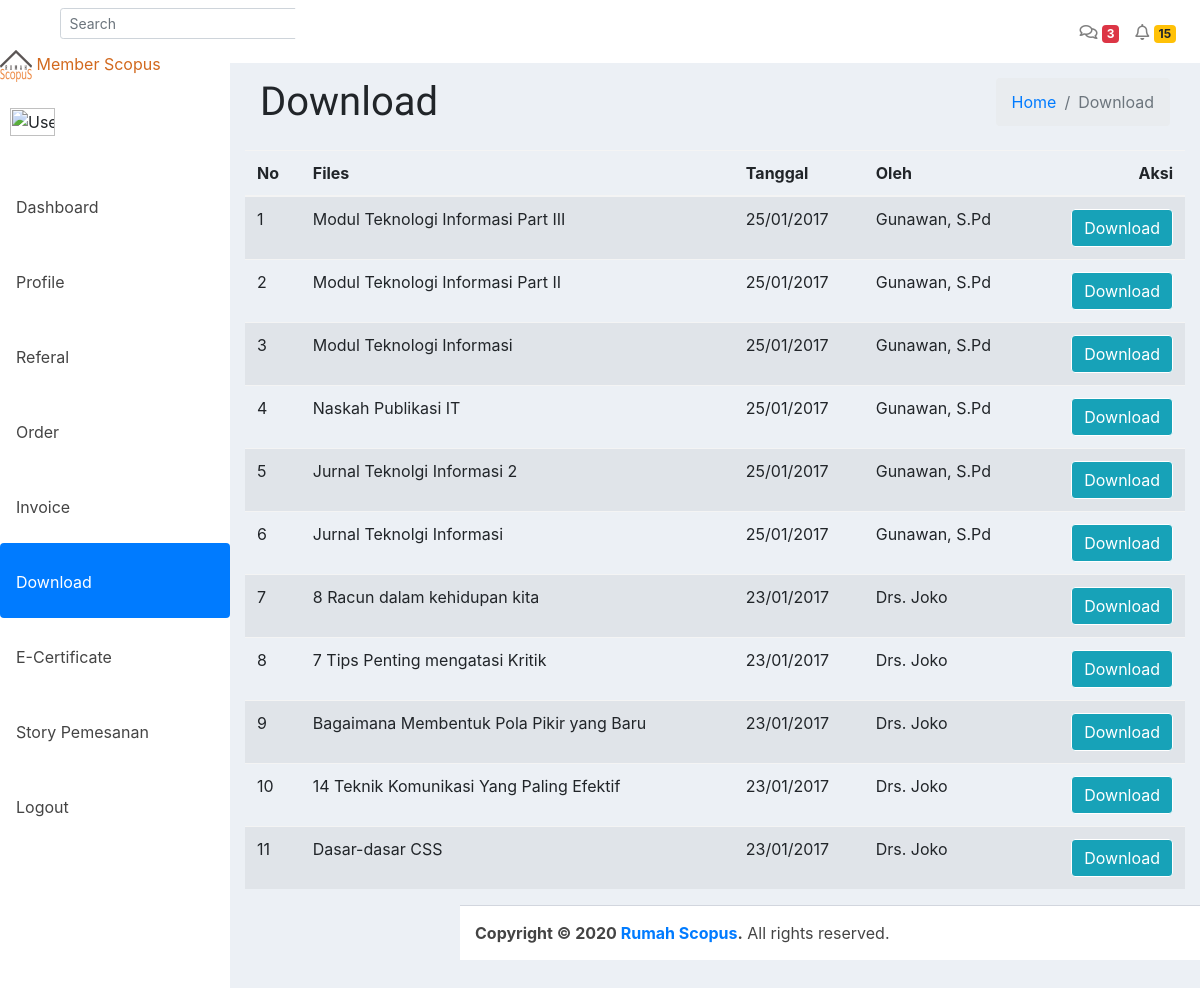
/index.php/member/ambil, run on the app's committed database.
### tables this page shows
CREATE TABLE `tbl_files` (
  `file_id` int(11) NOT NULL,
  `file_judul` varchar(120) DEFAULT NULL,
  `file_deskripsi` text,
  `file_tanggal` timestamp NULL DEFAULT CURRENT_TIMESTAMP,
  `file_oleh` varchar(60) DEFAULT NULL,
  `file_download` int(11) DEFAULT '0',
  `file_data` varchar(120) DEFAULT NULL
);

CREATE TABLE `tbl_menu_member` (
  `id` int(11) NOT NULL,
  `title` varchar(128) NOT NULL,
  `url` varchar(128) NOT NULL,
  `icon` varchar(128) NOT NULL
);

### application/controllers/member/Ambil.php (called while the page is built, shortened)
<?php
class Ambil extends CI_Controller
{
    function __construct()
    {
        $this->load->model('m_files');
        $this->load->helper('download');
        $this->load->model('m_pengunjung');
    }
    function index()
    {
        $x['user'] = $this->db->get_where('tbl_member', ['email' => $this->session->userdata('email')])->row_array();
        $x['data'] = $this->m_files->get_all_files();
        $x['title'] = 'Download';
        $this->load->view('member/ambil', $x);
        $this->load->view('member/template/navbar', $x);
        $this->load->view('member/template/footer', $x);
        $this->load->view('member/template/head', $x);
        $this->load->view('member/template/print', $x);
    }
}

### index.php (called while the page is built, shortened)
<?php
require_once BASEPATH.'core/CodeIgniter.php';

### application/models/M_files.php (called while the page is built, shortened)
<?php
class M_files extends CI_Model{
	function get_all_files(){
		$hsl=$this->db->query("SELECT file_id,file_judul,file_deskripsi,DATE_FORMAT(file_tanggal,'%d/%m/%Y') AS tanggal,file_oleh,file_download,file_data FROM tbl_files ORDER BY file_id DESC");
		return $hsl;
	}
}

### application/views/member/ambil.php (the view, shortened to what this page needs)
<body class="hold-transition sidebar-mini layout-fixed layout-navbar-fixed layout-footer-fixed">
    <div class="wrapper">
        <nav class="main-header navbar navbar-expand navbar-white navbar-light">
            <ul class="navbar-nav">
                <li class="nav-item">
                    <a class="nav-link" data-widget="pushmenu" href="#" role="button"><i class="fas fa-bars"></i></a>
                </li>
            </ul>
            <form class="form-inline ml-3">
                <div class="input-group input-group-sm">
                    <input class="form-control form-control-navbar" type="search" placeholder="Search" aria-label="Search">
                    <div class="input-group-append">
                        <button class="btn btn-navbar" type="submit">
                            <i class="fas fa-search"></i>
                        </button>
                    </div>
                </div>
            </form>
            <ul class="navbar-nav ml-auto">
                <li class="nav-item dropdown">
                    <a class="nav-link" data-toggle="dropdown" href="#">
                        <i class="far fa-comments"></i>
                        <span class="badge badge-danger navbar-badge">3</span>
                    </a>
                </li>
                <li class="nav-item dropdown">
                    <a class="nav-link" data-toggle="dropdown" href="#">
                        <i class="far fa-bell"></i>
                        <span class="badge badge-warning navbar-badge">15</span>
                    </a>
                </li>
            </ul>
        </nav>
        <div class="content-wrapper">
            <section class="content-header">
                <div class="container-fluid">
                    <div class="row mb-2">
                        <div class="col-sm-6">
                            <h1>Download</h1>
                        </div>
                        <div class="col-sm-6">
                            <ol class="breadcrumb float-sm-right">
                                <li class="breadcrumb-item"><a href="#">Home</a></li>
                                <li class="breadcrumb-item active">Download</li>
                            </ol>
                        </div>
                    </div>
                </div>
            </section>
            <section class="contact">
                <div class="container">
                    <div class="row">
                        <div class="col-md-12">
                            <div class="table-responsive">
                                <table class="table table-striped" id="display">
                                    <thead>
                                        <tr>
                                            <th>No</th>
                                            <th>Files</th>
                                            <th>Tanggal</th>
                                            <th>Oleh</th>
                                            <th style="text-align:right;">Aksi</th>
                                        </tr>
                                    </thead>
                                    <tbody>
                                        <?php
                                        $no = 1;
                                        foreach ($data->result() as $row) :
                                        ?>
                                            <tr>
                                                <td><?php echo $no++; ?></td>
                                                <td><?php echo $row->file_judul; ?></td>
                                                <td><?php echo $row->tanggal; ?></td>
                                                <td><?php echo $row->file_oleh; ?></td>
                                                <td style="text-align:right;"><a href="<?php echo site_url('download/get_file/' . $row->file_id); ?>" class="btn btn-info">Download</a></td>
                                            </tr>
                                        <?php endforeach; ?>
                                    </tbody>
                                </table>
                            </div>
                        </div>
                    </div>
                </div>
            </section>

### application/views/member/template/navbar.php (shortened to what this page needs)
<aside class="main-sidebar sidebar-dark-primary elevation-4">
    <a href="#" class="brand-link">
        <img src="<?php echo base_url() . 'theme/images/logo/favicon-32x32.png' ?>" alt="AdminLTE Logo" class="brand-image img-circle elevation-3" style="opacity: .8">
        <span class="brand-text font-weight-light" style="color:#D2691E ;"><strong>Member Scopus</strong></span>
    </a>
    <div class="sidebar">
        <div class="user-panel mt-3 pb-3 mb-3 d-flex">
            <div class="image">
                <img src="<?php echo base_url('assets/images/') . $user['foto'] ?>" class="img-circle elevation-2" alt="User Image">
            </div>
            <div class="info">
            </div>
        </div>
        <nav class="mt-2">
            <?php
            $queryMenu = "SELECT * FROM tbl_menu_member";
            $menu = $this->db->query($queryMenu)->result_array();
            ?>
            <ul class="nav nav-pills nav-sidebar flex-column" data-widget="treeview" role="menu" data-accordion="false">
                <?php foreach ($menu as $m) : ?>
                    <li class="nav-item has-treeview">
                        <?php if ($title == $m['title']) : ?>
                            <a href="<?= base_url() . $m['url'] ?>" class="nav-link active">
                            <?php else : ?>
                                <a href="<?= base_url() . $m['url'] ?>" class="nav-link">
                                <?php endif; ?>
                                <i class="<?= base_url() . $m['icon'] ?>"></i>
                                <p>
                                    <?= $m['title'] ?>
                                </p>
                                </a>
                    </li>
                <?php endforeach; ?>
            </ul>
        </nav>
    </div>
</aside>

### application/views/member/template/head.php (style rules this page uses)
.btn { border: 1px solid #fff; }

### data on the page
tbl_files: file_judul "Modul Teknologi Informasi Part III", tanggal "25/01/2017", file_oleh "Gunawan, S.Pd"
tbl_files: file_judul "Modul Teknologi Informasi Part II", tanggal "25/01/2017", file_oleh "Gunawan, S.Pd"
tbl_files: file_judul "Modul Teknologi Informasi", tanggal "25/01/2017", file_oleh "Gunawan, S.Pd"
tbl_files: file_judul "Naskah Publikasi IT", tanggal "25/01/2017", file_oleh "Gunawan, S.Pd"
tbl_files: file_judul "Jurnal Teknolgi Informasi 2", tanggal "25/01/2017", file_oleh "Gunawan, S.Pd"
tbl_files: file_judul "Jurnal Teknolgi Informasi", tanggal "25/01/2017", file_oleh "Gunawan, S.Pd"
tbl_files: file_judul "8 Racun dalam kehidupan kita", tanggal "23/01/2017", file_oleh "Drs. Joko"
tbl_files: file_judul "7 Tips Penting mengatasi Kritik", tanggal "23/01/2017", file_oleh "Drs. Joko"
tbl_files: file_judul "Bagaimana Membentuk Pola Pikir yang Baru", tanggal "23/01/2017", file_oleh "Drs. Joko"
tbl_files: file_judul "14 Teknik Komunikasi Yang Paling Efektif", tanggal "23/01/2017", file_oleh "Drs. Joko"
tbl_files: file_judul "Dasar-dasar CSS", tanggal "23/01/2017", file_oleh "Drs. Joko"
tbl_menu_member: title "Dashboard"
tbl_menu_member: title "Profile"
tbl_menu_member: title "Referal"
tbl_menu_member: title "Order"
tbl_menu_member: title "Invoice"
tbl_menu_member: title "Download"
tbl_menu_member: title "E-Certificate"
tbl_menu_member: title "Story Pemesanan"
tbl_menu_member: title "Logout"
